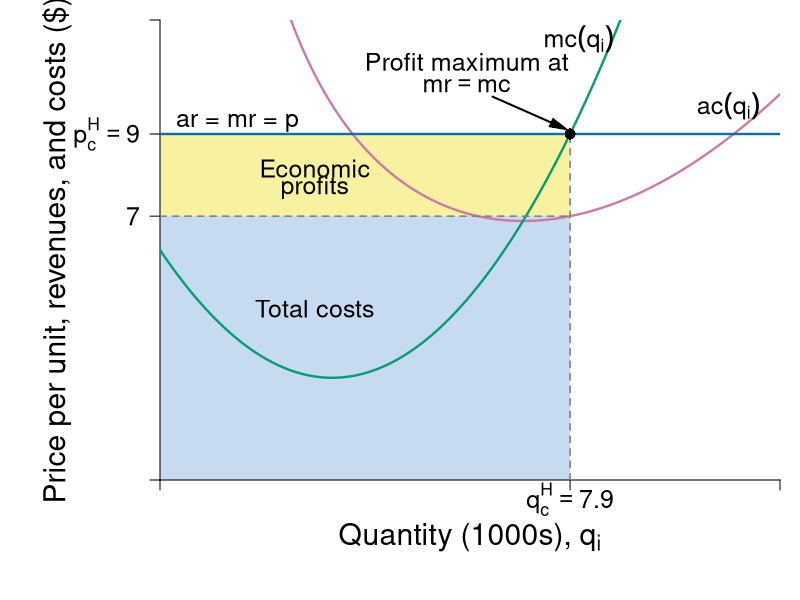

The R script that drew this image:
#Graph Designer: Simon Halliday
#Authors: Bowles and Halliday
#Title: Coordination, Conflict and Competition: A Text in Microeconomics

require(shape)
#pdf(file = "firmmarketsupply/perf_comp_costs.pdf", width = 9, height = 7)
png(file = "firmmarketsupply/perf_comp_costs_cube_outlier_profits.png", width = 6*120, height = 4.5*120)

#Set parameters for graphics
pointsize <- 1.8
axislabelsize <- 1.8
labelsize <- 1.5
namesize <- 1.8
annotatesize <- 1.5
graphlinewidth <- 2.3
segmentlinewidth <- 1.5

COL <- c("#7fc97f", "#beaed4", "#fdc086", "#ffff99", "#386cb0", "#f0027f", "#bf5b17", "#666666")
COLA <- c("#e0f3db", "#99d8c9","#66c2a4","#41ae76", "#238b45", "#005824")
COLB <- c("#c6dbef", "#4eb3d3", "#2b8cbe", "#0868ac","#084081")
grays <- gray.colors(25, start = 1, end = 0)
CBCols <- c("#009E73","#0072B2","#E69F00","#CC79A7", "#F0E442","#D55E00")
CBColsAlpha <- c(rgb(213/255, 94/255, 0, 0.5), rgb(204/255, 121/255, 167/255, 0.5), rgb(240/255, 228/255, 66/255, 0.5))
#Edited the margins to cater for the larger LHS labels
par(mar =  c(6, 8, 1, 1))

AvgRevenue <- function(x, rmax = 12, xmax = 12){
  rmax - (rmax/xmax)*x
}

MRevenue <- function(x, rmax = 12, xmax = 12){
  rmax - 2*(rmax/xmax)*x
}

TotCost <- function(x, c0 = 20, c1 = 6, c2 = -1, c3 = 0.1){
  c0 + c1*x + c2*(x^2) + c3*(x^3)
}

AvgCost <- function(x, c0 = 20, c1 = 6, c2 = -1, c3 = 0.1){
  #  TotCost(x) / x
  c0 / x + c1 + c2*x + c3*(x^2)
}

MCost <- function(x, c1 = 6, c2 = -1, c3 = 0.1){
  # deriv(TotCost(x), x)
  c1 + 2*c2*x + 3*c3*(x^2)
}

eq2 <- uniroot(function(x)  MCost(x) - AvgCost(x) , c(.01,40), tol=1e-8)   
eq2[1]

prices <- c(as.numeric(eq2[1]) - 2.5, as.numeric(eq2[1]), as.numeric(eq2[1]) + 2)

eq1 <- uniroot(function(x)  MCost(x) - prices[1]  , c(1,1000), tol=1e-8)   
eq1[1]


eq3 <- uniroot(function(x)  MCost(x) - prices[3]  , c(.01,1000), tol=1e-8)   
eq3[1]

eqmQ <- as.numeric(c(eq1[1], eq2[1], eq3[1]))
eqmQ[2]

xlims <- c(0, 12)
ylims <- c(0, 12)

npts <- 501 
x <- seq(xlims[1], xlims[2], length.out = npts)
y <- seq(ylims[1], ylims[2], length.out = npts) 
a <- c(13, 16.75, 19.25)

plot(0, 0, xlim = xlims, ylim = ylims, type = "n",
     xlab = expression(paste("")),
     ylab = expression(paste("")), 
     xaxt = "n", 
     yaxt = "n", 
     cex.lab = axislabelsize, 
     bty = "n",
     xaxs="i", 
     yaxs="i")

# ticksy <- seq(from = ylims[1], to = ylims[2], by = 1)
# ylabels <- seq(from = ylims[1], to = ylims[2], by = 1)
# ticksx <- seq(from = xlims[1], to = xlims[2], by = 1)
# xlabels <- seq(from = xlims[1], to = xlims[2], by = 1)
ticksy <- c(0,  AvgCost(eqmQ[3]), MCost(eqmQ[3]), NA, ylims[2])
ylabels <- c(NA,  round(AvgCost(eqmQ[3]),0), expression(paste(p[c]^{H} == 9)), NA, NA)
ticksx <- c(0, eqmQ[3], NA, xlims[2])
xlabels <- c(NA, expression(paste(q[c]^{H} == 7.9)), NA, NA)

npts <- 500 
xx1 <- seq(xlims[1], xlims[2], length.out = npts)
xx3 <- seq(2, 6, length.out = npts)

# Draw the polygon for profit
xpoly1 <- c(0, 0, eqmQ[3], eqmQ[3], 0)
ypoly1 <- c(0, AvgCost(eqmQ[3]), AvgCost(eqmQ[3]), 0, 0)
polygon(x = xpoly1, y = ypoly1, col=COLB[1],density=NULL, border = NA)

xpoly2 <- c(0, 0, eqmQ[3], eqmQ[3], 0)
ypoly2 <- c(AvgCost(eqmQ[3]), MCost(eqmQ[3]), MCost(eqmQ[3]), AvgCost(eqmQ[3]), AvgCost(eqmQ[3]))
polygon(x = xpoly2, y = ypoly2, col= CBColsAlpha[3], density=NULL, border = NA)


axis(1, at = ticksx, pos = 0, labels = xlabels, cex.axis=labelsize)
axis(2, at = ticksy, pos = 0, labels = ylabels, las = 1,cex.axis=labelsize)

#Label the costs
text(3, 0.65*AvgCost(x = eqmQ[3]), expression("Total costs"), cex = labelsize)
text(3, 0.9*MCost(x = eqmQ[3]), expression("Economic"), cex = labelsize)
text(3, 0.9*MCost(x = eqmQ[3]) - 0.5, expression("profits"), cex = labelsize)


#Draw the polygon for costs

#xpoly2 <- c(0, 4, 4, 0, 0)
#ypoly2 <- c(0, 0, 4, 0, 0)
#polygon(x = xpoly2, y = ypoly2, col=COLB[1], density=NULL, border = NA)

# lines(xx1, bcA(xx1, w = 10, p = 1.5), col = COLB[3], lwd = graphlinewidth)
# lines(xx1, AvgRevenue(xx1, rmax = 12, xmax = 12), col = COLB[5], lwd = graphlinewidth)
# lines(xx1, MRevenue(xx1, rmax = 12, xmax = 12), col = COLB[4], lwd = graphlinewidth)
lines(xx1, AvgCost(xx1), col = CBCols[4], lwd = graphlinewidth)
lines(xx1, MCost(xx1), col = CBCols[1], lwd = graphlinewidth)

# Label the axes

# text(0.5*(xlims[2]), -1.8, expression(paste("Output, ", x)), xpd = TRUE, cex = axislabelsize) 
text(0.5*(xlims[2]), -1.5, expression(paste("Quantity (1000s), ", q[i])), xpd = TRUE, cex = axislabelsize) 
#text(0.5*(xlims[2]), -2.5, expression(paste("Output, ", x)), xpd = TRUE, cex = axislabelsize) 
#mtext(expression(paste("Quantity of output, ", x)), side=1, line = 2.5, cex = axislabelsize)
text(-2, 0.5*ylims[2], expression(paste("Price per unit, revenues, and costs ($)")), xpd = TRUE, cex = axislabelsize, srt = 90) 

#Label curves

text(1.5, MCost(eqmQ[3]) + 0.3, expression(paste("ar = mr = p")), cex = labelsize)
text(11, 9.75, expression(paste(ac(q[i]))), cex = labelsize)
text(8.1, 11.5, expression(paste(mc(q[i]))), cex = labelsize)

#Labels cost and profit areas (To be added)


#Draw segments for total costs

# segments(0, AvgCost(eqmQ[2]), eqmQ[2], AvgCost(eqmQ[2]),
#          lty = 2, col = grays[20] , lwd = segmentlinewidth
# )
segments(eqmQ[3], 0, eqmQ[3], MCost(eqmQ[3]),
         lty = 2, col = grays[20] , lwd = segmentlinewidth
)
segments(0, AvgCost(eqmQ[3]), eqmQ[3], AvgCost(eqmQ[3]),
         lty = 2, col = grays[20] , lwd = segmentlinewidth
)

segments(0, MCost(eqmQ[3]), xlims[2], MCost(eqmQ[3]),
         lty = 1, col = CBCols[2] , lwd = graphlinewidth
)

# Label Points for comparison

points(eqmQ[3], MCost(eqmQ[3]), pch = 16, col = "black", cex = 1.5)
# text(3.8, MRevenue(x = 4) - 0.4, expression(i), cex = labelsize)


# points(4, AvgRevenue(x = 4), pch = 16, col = "black", cex = 1.5)
# text(4.2, AvgRevenue(x = 4) + 0.4, expression(h), cex = labelsize)

# Arrows (Labels to be added)

text(eqmQ[3] - 2, 10.9, expression(paste("Profit maximum at")), cex = labelsize)
text(eqmQ[3] - 2, 10.3, expression(paste(mr == mc)), cex = labelsize)
shape::Arrows(eqmQ[3] - 1.5, 10.3-0.3, eqmQ[3] - 0.2, MCost(eqmQ[3]) + 0.2, col = "black", lty = 1, lwd = 2, arr.type = "triangle", arr.lwd = 0.5)



dev.off()
